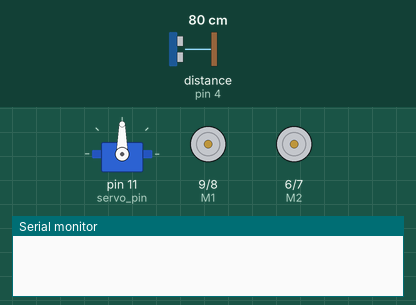
This sketch was run on a simulated Arduino Uno, built with avr-gcc and run on an emulated ATmega328P. Parts: servo, direction and speed pins drawn as motors (green arrow = direction pin HIGH = forward, orange = LOW = backward, longer = more drive), the last lines printed to the serial monitor. Wiring (inferred from the names in the program): ultrasonic range finder: trigger pin 2; echo pin 4. The inputs (shaded band) are chosen by the test bench; at power-on: distance to the obstacle (sensor on pin 4) 80 cm. The echo pulse lasts 58.3 µs per cm.

Above: at 0.05 s.
At 0.8 s:
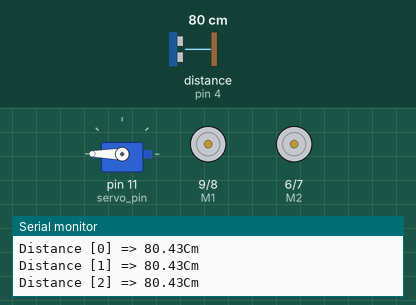
At 3.25 s:
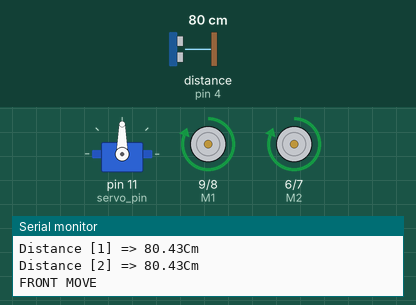
At 6.5 s:
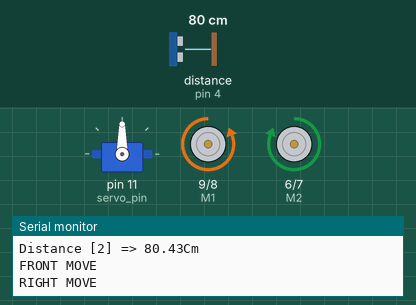
At 9.75 s:
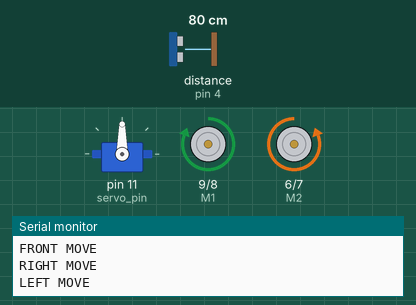
At 13.0 s:
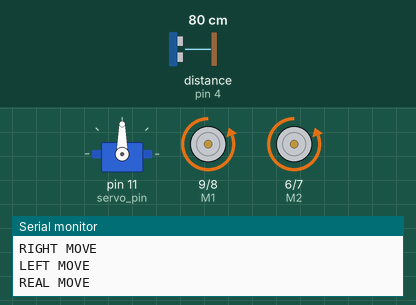
Timing chart, 0 to 16.9 s (numbered marks = the images above):
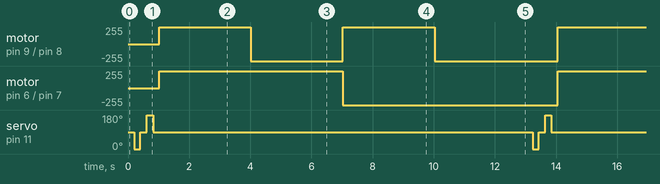

The sketch:

TankSample01.ino
```cpp
#include <Servo.h>
Servo servo;

// # Editor     : Lauren from DFRobot
// # Date       : 17.02.2012

// # Product name: L298N motor driver module DF-MD v1.3
// # Product SKU : DRI0002
// # Version     : 1.0

// # Description:
// # The sketch for using the motor driver L298N
// # Run with the PWM mode

// # Connection:
// #        M1 pin  -> Digital pin 6
// #        E1 pin  -> Digital pin 7
// #        M2 pin  -> Digital pin 8
// #        E2 pin  -> Digital pin 9
// #        Motor Power Supply -> Centor blue screw connector(5.08mm 3p connector)
// #        Motor A  ->  Screw terminal close to E1 driver pin
// #        Motor B  ->  Screw terminal close to E2 driver pin
// #
// # Note: You should connect the GND pin from the DF-MD v1.3 to your MCU controller. They should share the GND pins.
// #

/* ------------------------- */
/* HC-SR04 음파 거리측정기용 */
/* ------------------------- */
const int trigPin    = 2;                      // Trig 핀 할당
const int echoPin    = 4;                      // Echo 핀 할당
double  Distance[3]  = {0.0, 0.0, 0.0};        // 거리

/* ------------------------- */
  /* 서브모터 조작제여용       */
/* ------------------------- */
int servo_pin = 11;
int min_value = 800;                           // 펄프폭 최소값   0 도
int max_value = 2300;                          // 펄스폭 최대값 180 도
int servo_value;

/* ----------------------------- */
/* DC모터DRI2000 드라이버 제어용 */
/* ----------------------------- */
int E1 = 8, E2  = 7;
int M1 = 9, M2  = 6;
int mod;

const int FRONT = 0;
const int REAL  = 1;
const int RIGHT = 2;
const int LEFT  = 3;

void setup()
{
    // 시리얼포트 연결
    Serial.begin(115200);                      // 시리얼 초기화

    // 서보모터 최기화
    servo.attach(servo_pin, min_value, max_value);
    servo.write(90);                           // 서보모터 중심으로이동

    // 거리센서 초기화
    pinMode(trigPin, OUTPUT);                  // Trig 핀 output으로 세팅
    pinMode(echoPin, INPUT);                   // Echo 핀 input으로 세팅

    // 모터 드라이버 제어용 초기화
    pinMode(M1, OUTPUT);
    pinMode(M2, OUTPUT);
}

void loop()
{
    double dist  = 0.0;
    int spd = 255;

    servo.attach(servo_pin, min_value, max_value);
    servo.write(90);                           // 서보모터 중심으로이동
    delay(200);

    for (int idx = 0; idx <= 2; idx++)
    {
        // 거리츨정센서의 방향이동
        servo.write(idx*90);
        // 각 방향의 거리를 측정하여 배엘에 저장
        Distance[idx] = Distance_Cal();
        Serial.print("Distance [");
        Serial.print(idx);
        Serial.print("] => ");
        Serial.print(Distance[idx]);
        Serial.print("Cm");
        Serial.println();
        delay(100);
    }

    // // 서보모터 실행(우측)
    // servo.write(0);
    // Distance[0] = Distance_Cal();
    // Serial.print("Distance[0] => ");
    // Serial.print(Distance[0]);
    // Serial.print("Cm");
    // Serial.println();
    // delay(200);
    //
    // // 서보모터 실행(정면)
    // servo.write(90);
    // Distance[1] = Distance_Cal();
    // Serial.print("Distance[1] => ");
    // Serial.print(Distance[1]);
    // Serial.print("Cm");
    // Serial.println();
    // delay(200);
    //
    // // 서보모터 실행(좌측)
    // servo.write(180);
    // Distance[2] = Distance_Cal();
    // Serial.print("Distance[2] => ");
    // Serial.print(Distance[2]);
    // Serial.print("Cm");
    // Serial.println();
    // delay(200);

    // Serial.println();

    // 서보모터 실행(정면)
    servo.write(90);
    delay(200);

    servo.detach();

    //moveControl(mod, spd);
    Serial.print("FRONT MOVE ");
    Serial.println();
    for(int value = 0 ; value < 100; value++)
    {
        mod = FRONT;
        moveControl(mod, spd);
    }

    Serial.print("RIGHT MOVE ");
    Serial.println();
    for(int value = 0 ; value < 100; value++)
    {
        mod = RIGHT;
        moveControl(mod, spd);
    }

    Serial.print("LEFT MOVE ");
    Serial.println();
    for(int value = 0 ; value < 100; value++)
    {
        mod = LEFT;
        moveControl(mod, spd);
    }

    Serial.print("REAL MOVE ");
    Serial.println();
    for(int value = 0 ; value < 100; value++)
    {
        mod = REAL;
        moveControl(mod, spd);
    }
}

/* --------------------------------------------
   음파가 반사된 시간을 거리로 환산
   --------------------------------------------
   음파의 속도는 340m/s 이므로 1cm를 이동하는데 약 29us.
   따라서, 음파의 이동거리 = 왕복시간 / 1cm 이동 시간 / 2 이다.
   distance = (duration / 2.9) / 2;           // 밀리미터로 환산
   distance = duration / 74 / 2;              // 인치로 환산
   -------------------------------------------- */
double Distance_Cal()
{
    delay(100);
    double duration, distance;                   // 기본 변수 선언

    //Trig 핀으로 10us의 pulse 발생
    digitalWrite(trigPin, LOW);                // Trig 핀 Low
    delayMicroseconds(2);                      // 2us 유지
    digitalWrite(trigPin, HIGH);               // Trig 핀 High
    delayMicroseconds(10);                     // 10us 유지
    digitalWrite(trigPin, LOW);                // Trig 핀 Low

    /*Echo 핀으로 들어오는 펄스의 시간 측정    */
    duration = pulseIn(echoPin, HIGH);         // pulseIn함수가 호출되고 펄스가 입력될 때까지의 시간. us단위로 값을 리턴.

    distance = duration / 29 / 2;              // 센치미터로 환산

    return distance;
}

/* --------------------------------------------
   모터동작 제어처리
       전후좌우 이동을 제어한다.
   --------------------------------------------
   입력치      ： 동작모드、속도
   리턴치      ： 없음
   -------------------------------------------- */
void moveControl(int moveMode, int speed)
{

    // 距離測定による、モータコントロール
    switch (moveMode)
    {
        case FRONT:
             digitalWrite(M1,HIGH);
             digitalWrite(M2,HIGH);
             break;
        case REAL:
             digitalWrite(M1,LOW);
             digitalWrite(M2,LOW);
             break;
        case RIGHT:
             digitalWrite(M1,LOW);
             digitalWrite(M2,HIGH);
             break;
        case LEFT:
             digitalWrite(M1,HIGH);
             digitalWrite(M2,LOW);
             break;
        default:
             break;
    }
    analogWrite(E1, speed);   // PWM Speed Control
    analogWrite(E2, speed);   // PWM Speed Control
    delay(30);

}
```

Measured:
- by itself, motor on pin 6 (M2) / pin 7 (E2): alternates forward 255/255 for 6.0 s and backward 255/255 for 7.0 s
- by itself, servo on pin 11 (servo_pin): repeats every 13.0 s: 90° 0.21 s, 180° 0.21 s, 90° 12.4 s, 0° 0.21 s
- by itself, motor on pin 9 (M1) / pin 8 (E1): repeats every 13.0 s: backward 255/255 3.0 s, forward 255/255 3.0 s, backward 255/255 4.0 s, forward 255/255 3.0 s
